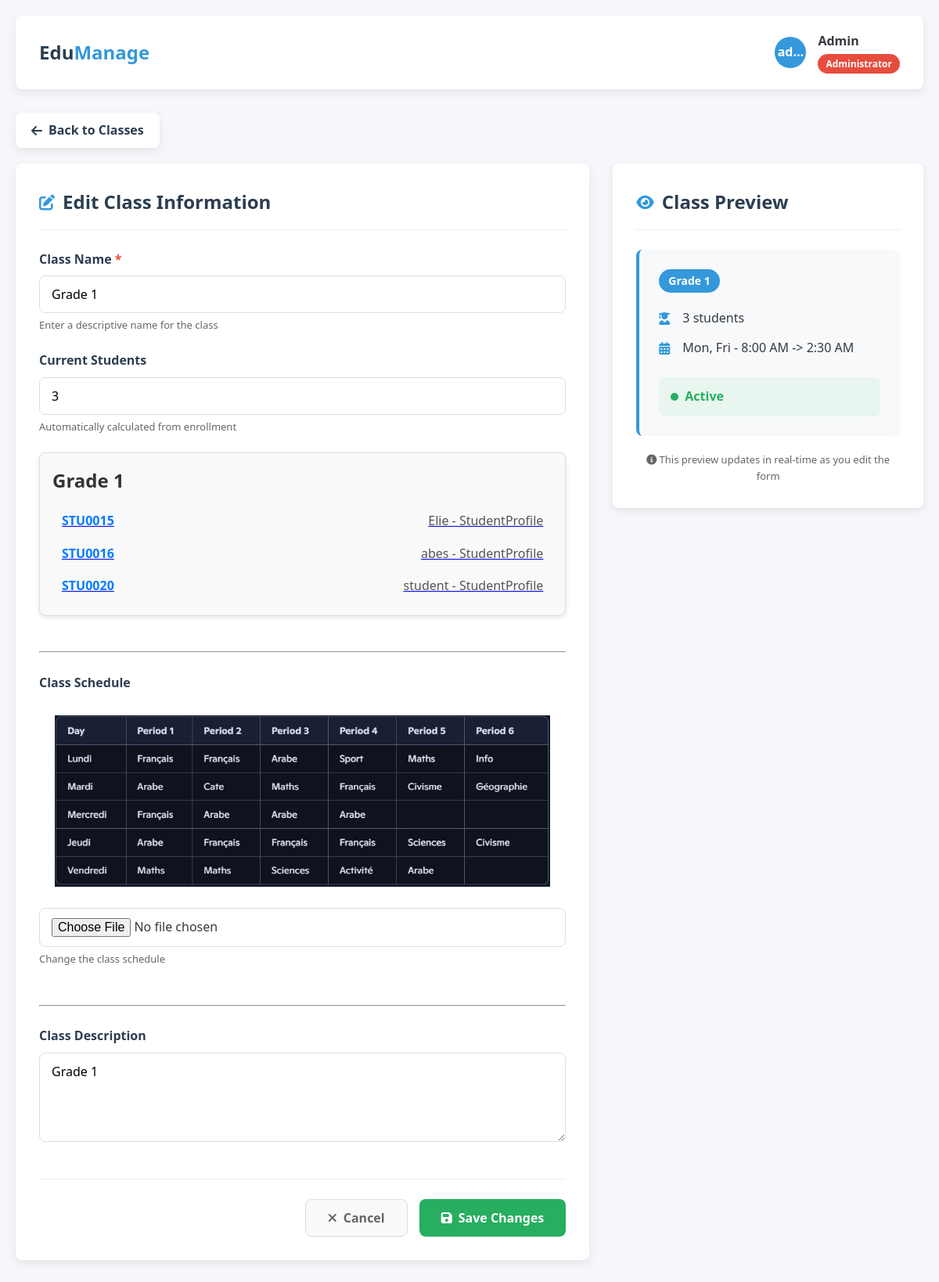
The app's page /classes/class_edit/1 (signed in) with its own data.
### classes/models.py (models this page shows, shortened)
class Class(models.Model):
    name = models.CharField(max_length=100)
    description = models.TextField(blank=True, null=True)
    schedule_image = models.ImageField(upload_to='class_schedules/', blank=True, null=True)
    created_at = models.DateTimeField(auto_now_add=True)
    updated_at = models.DateTimeField(auto_now=True)
    class Meta:
        verbose_name = 'Class'
        verbose_name_plural = 'Classes'

### users/models.py (models this page shows, shortened)
class BaseProfile(models.Model):
    user = models.OneToOneField(User, on_delete=models.CASCADE, related_name='%(class)s_profile')
    bio = models.TextField(blank=True, verbose_name="Biography")
    avatar = models.ImageField(upload_to='avatars/', blank=True, null=True, verbose_name="Profile Picture")
    date_of_birth = models.DateField(blank=True, null=True, verbose_name="Date of Birth")
    gender = models.CharField(max_length=10, choices=[
        ('male', 'Male'),
        ('female', 'Female'),
        ('other', 'Other')
    ], blank=True)
    phone_number = models.CharField(max_length=20, blank=True, verbose_name="Phone Number")
    address = models.TextField(blank=True, verbose_name="Home Address")
    city = models.CharField(max_length=100, blank=True)
    country = models.CharField(max_length=100, blank=True, default="Lebanon")
    is_active = models.BooleanField(default=True, verbose_name="Active Status")
    created_at = models.DateTimeField(auto_now_add=True, verbose_name="Created At")
    updated_at = models.DateTimeField(auto_now=True, verbose_name="Last Updated")
    class Meta:
        abstract = True
    def __str__(self):
        return f"{self.user.get_full_name() or self.user.username} - {self.__class__.__name__}"

class StudentProfile(BaseProfile):
    student_id = models.CharField(max_length=20, verbose_name="Student ID",null=True,blank=True)
    class_level = models.ForeignKey(Class, on_delete=models.SET_NULL, null=True, blank=True, verbose_name="Class Level",related_name="students")
    enrollment_date = models.DateField(default=timezone.now, verbose_name="Enrollment Date")
    expected_graduation_year = models.PositiveIntegerField(blank=True, null=True, verbose_name="Expected Graduation Year")
    parent_name = models.CharField(max_length=100, verbose_name="Parent/Guardian Name",null=True, blank=True)
    parent_email = models.EmailField(verbose_name="Parent/Guardian Email",null=True, blank=True)
    parent_phone = models.CharField(max_length=20, verbose_name="Parent/Guardian Phone",null=True, blank=True)
    parent_occupation = models.CharField(max_length=100, verbose_name="Parent Occupation",null=True, blank=True)
    absence_value = models.PositiveIntegerField(default=0, verbose_name="Total Absences",null=True, blank=True)
    medical_conditions = models.TextField(blank=True, verbose_name="Medical Conditions")
    allergies = models.TextField(blank=True, verbose_name="Allergies")
    medication = models.TextField(blank=True, verbose_name="Current Medications")
    emergency_contact_name = models.CharField(max_length=100, verbose_name="Emergency Contact Name",null=True, blank=True)
    emergency_contact_phone = models.CharField(max_length=20, verbose_name="Emergency Contact Phone",null=True, blank=True)
    attendance_rate = models.DecimalField(max_digits=5, decimal_places=2, default=100.00, verbose_name="Attendance Rate %")
    class Meta:
        verbose_name = "Student Profile"
        verbose_name_plural = "Student Profiles"
        ordering = ['class_level', 'student_id']

### classes/views.py (the view, shortened to what this page needs)
# urls.py: path('class_edit/<int:id>',views.class_edit,name="class_edit"),
@login_required
def class_edit(request, id):
    selected_class = get_object_or_404(Class,id=id)
    students_count= StudentProfile.objects.filter(class_level=selected_class).count()
    if not request.user.is_superuser:
        return HttpResponse('Permission denied', status=403)
    return render(request,'classes/class_edit.html',{'class':selected_class,'students_count':students_count})

### templates/classes/class_edit.html (shortened to what this page needs)
<!DOCTYPE html>
<html lang="en">
<head>
    <link rel="stylesheet" href="https://cdnjs.cloudflare.com/ajax/libs/font-awesome/6.4.0/css/all.min.css">
</head>
<body>
    <div class="container">
        <header class="header">
            <div class="logo-container">
                <div class="logo">Edu<span>Manage</span></div>
            </div>
            <div class="user-info">
                <div class="user-avatar">{{user.username|truncatechars:3}}</div>
                <div class="user-details">
                    <h3>Admin</h3>
                    <div class="admin-badge">Administrator</div>
                </div>
            </div>
        </header>
        <div class="nav-back">
            <a href="classes.html" class="back-btn">
                <i class="fas fa-arrow-left"></i> Back to Classes
            </a>
        </div>
        <div class="edit-container">
            <div class="form-section">
                <div class="section-title">
                    <i class="fas fa-edit"></i>
                    <h2>Edit Class Information</h2>
                </div>
                <form id="classEditForm" method="POST" enctype="multipart/form-data">
                    <div class="form-row">
                        <div class="form-group">
                            <label for="className" class="required">Class Name</label>
                            <input name="class_name" type="text" id="className" class="form-control" value="{{class.name}}" required>
                            <div class="form-help">Enter a descriptive name for the class</div>
                        </div>
                    </div>
                    <div class="form-row">
                        <div class="form-group">
                            <label for="currentStudents">Current Students</label>
                            <input type="number" id="currentStudents" class="form-control" value="{{students_count}}" min="0" max="40" readonly>
                            <div class="form-help">Automatically calculated from enrollment</div>
                        </div>
                    </div>
                     <div class="class-card">
  <h2 class="class-title">{{ class.name }}</h2>
  <ul class="student-list">
    {% for student in class.students.all %}
    <a href="{% url 'admin:users_studentprofile_change' student.id %}">
      <li class="student-item">
        <span class="student-id">{{ student.student_id }}</span>
        <span class="student-name">{{ student }}</span>
      </li>
    </a>
    {% empty %}
      <li class="no-students">No students enrolled in this class.</li>
    {% endfor %}
  </ul>
</div>
<br><hr><br>
                    <div class="form-group">
                        <label for="classSchedule">Class Schedule</label>
                        <div class="container">
                            {% if class.schedule_image %}<img src="{{class.schedule_image.url}}" alt="" style="max-width: 100%; height: auto;">{% endif %}
                        </div>
                        <input name="schedule_image" type="file" id="classSchedule" class="form-control" accept="image/*">
                        <div class="form-help">{% if class.schedule_image %}Change {% else %}Upload{% endif %}  the class schedule</div>
                    </div>
            <br><hr><br>
                    <div class="form-group">
                        <label for="classDescription">Class Description</label>
                        <textarea name="class_description" id="classDescription" class="form-control" rows="4">{{class.description}}</textarea>
                    </div>
                <div class="action-buttons">
                    <button type="button" class="btn btn-cancel" id="cancelBtn">
                        <i class="fas fa-times"></i> Cancel
                    </button>
                    <button type="submit" class="btn btn-save" id="saveBtn">
                        <i class="fas fa-save"></i> Save Changes
                    </button>
                </div>
                </form>
            </div>
            <div class="preview-section">
                <div class="section-title">
                    <i class="fas fa-eye"></i>
                    <h2>Class Preview</h2>
                </div>
                <div class="preview-card" id="classPreview">
                    <div class="preview-grade" id="previewGrade">{{class.name}}</div>
                    <div class="preview-info">
                        <div class="preview-item">
                            <i class="fas fa-user-graduate"></i>
                            <span id="previewStudents">{{students_count}} students</span>
                        </div>
                        <div class="preview-item">
                            <i class="fas fa-calendar-alt"></i>
                            <span id="previewSchedule">Mon, Fri - 8:00 AM -> 2:30 AM</span>
                        </div>
                    </div>
                    <div class="preview-status">
                        <div class="status-indicator">
                            <div class="status-dot"></div>
                            <div class="status-text" id="previewStatus">Active</div>
                        </div>
                    </div>
                </div>
                <div class="form-help" style="margin-top: 20px; text-align: center;">
                    <i class="fas fa-info-circle"></i> This preview updates in real-time as you edit the form
                </div>
            </div>
        </div>
    </div>
</body>
</html>

### records on screen
Class: class_name "Grade 1", name "Grade 1", schedule_image (picture), class_description "Grade 1"
StudentProfile: student_id "STU0015", user.username "Elie - StudentProfile"
StudentProfile: student_id "STU0016", user.username "abes - StudentProfile"
StudentProfile: student_id "STU0020", user.username "student - StudentProfile"

### other values on screen
{{ user.username|truncatechars:3 }} "ad…"
{{ students_count }} "3"
